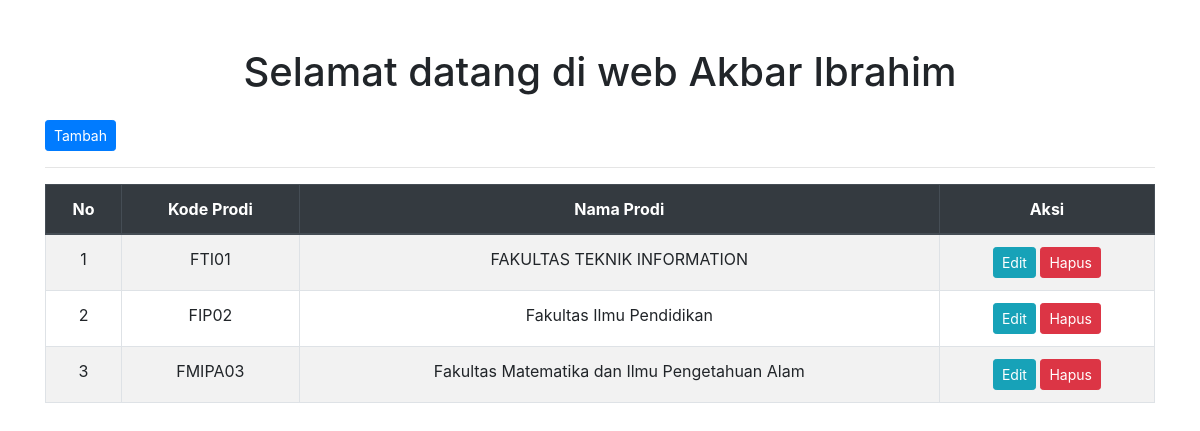
Page /index.php/prodi on the committed database.
### tables this page shows
CREATE TABLE `prodi` (
  `id_prodi` int(11) NOT NULL,
  `kode_prodi` varchar(10) NOT NULL,
  `nama_prodi` varchar(255) NOT NULL
);

### application/controllers/Prodi.php (called while the page is built, shortened)
<?php
class Prodi extends CI_Controller
{
    public function __construct()
    {
        $this->load->model('Prodi_model');
    }
    public function index()
    {
        $data['prodi'] = $this->Prodi_model->lihatData();
        $this->load->view('prodi_view', $data);
    }
}

### index.php (called while the page is built, shortened)
<?php
require_once BASEPATH.'core/CodeIgniter.php';

### application/models/Prodi_model.php (called while the page is built, shortened)
<?php
class Prodi_model extends CI_Model
{
    function lihatData()
    {
        return $this->db->get('prodi')->result();
    }
}

### application/views/prodi_view.php (the view, shortened to what this page needs)
<!DOCTYPE html>
<html lang="en">
<head>
    <link href="https://stackpath.bootstrapcdn.com/bootstrap/4.5.2/css/bootstrap.min.css" rel="stylesheet">
</head>
<body>
    <div class="container mt-5">
        <h1 class="text-center mb-4">Selamat datang di web Akbar Ibrahim</h1>
        <a href="<?= site_url('prodi/tambah') ?>" class="btn btn-primary btn-sm">Tambah</a>
        <hr>
        <table class="table table-striped table-bordered">
            <thead class="thead-dark" align="center">
                <tr>
                    <th scope="col">No</th>
                    <th scope="col">Kode Prodi</th>
                    <th scope="col">Nama Prodi</th>
                    <th scope="col">Aksi</th>
                </tr>
            </thead>
            <tbody align="center">
                <?php
                $no = 1;
                foreach ($prodi as $row) { ?>
                    <tr>
                        <td><?= $no++ ?></td>
                        <td><?= $row->kode_prodi ?></td>
                        <td><?= $row->nama_prodi ?></td>
                        <td>
                            <a href="<?= site_url('prodi/edit/' . $row->id_prodi) ?>" class="btn btn-info btn-sm">Edit</a>
                            <a href="<?= site_url('prodi/hapus/' . $row->id_prodi) ?>" class="btn btn-danger btn-sm">Hapus</a>
                        </td>
                    </tr>
                <?php } ?>
            </tbody>
        </table>
    </div>
</body>
</html>

### rows in the picture
prodi: kode_prodi "FTI01", nama_prodi "FAKULTAS TEKNIK INFORMATION"
prodi: kode_prodi "FIP02", nama_prodi "Fakultas Ilmu Pendidikan"
prodi: kode_prodi "FMIPA03", nama_prodi "Fakultas Matematika dan Ilmu Pengetahuan Alam"
